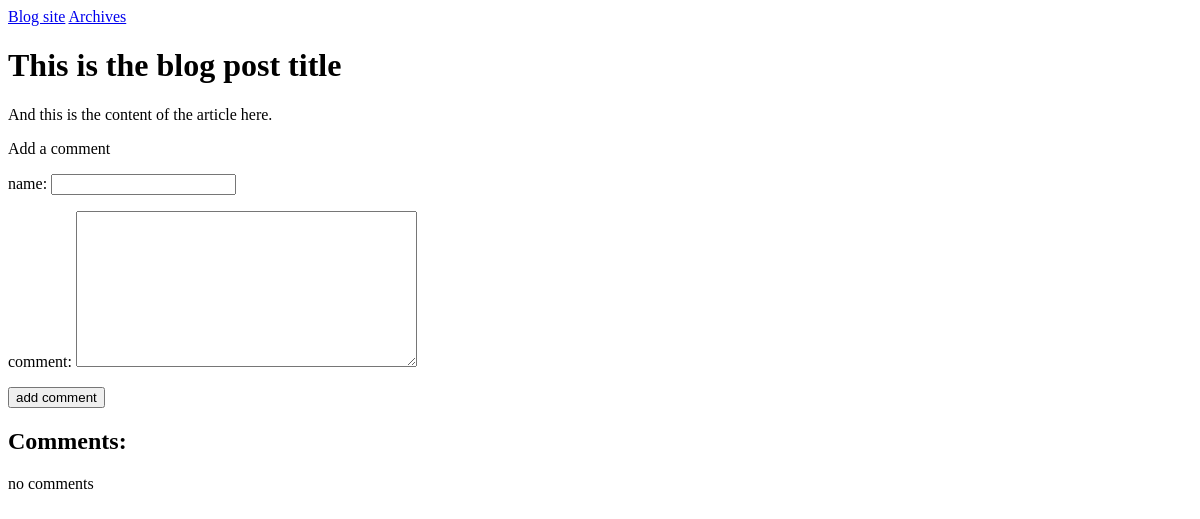
The app's page /archives/1/, older data.
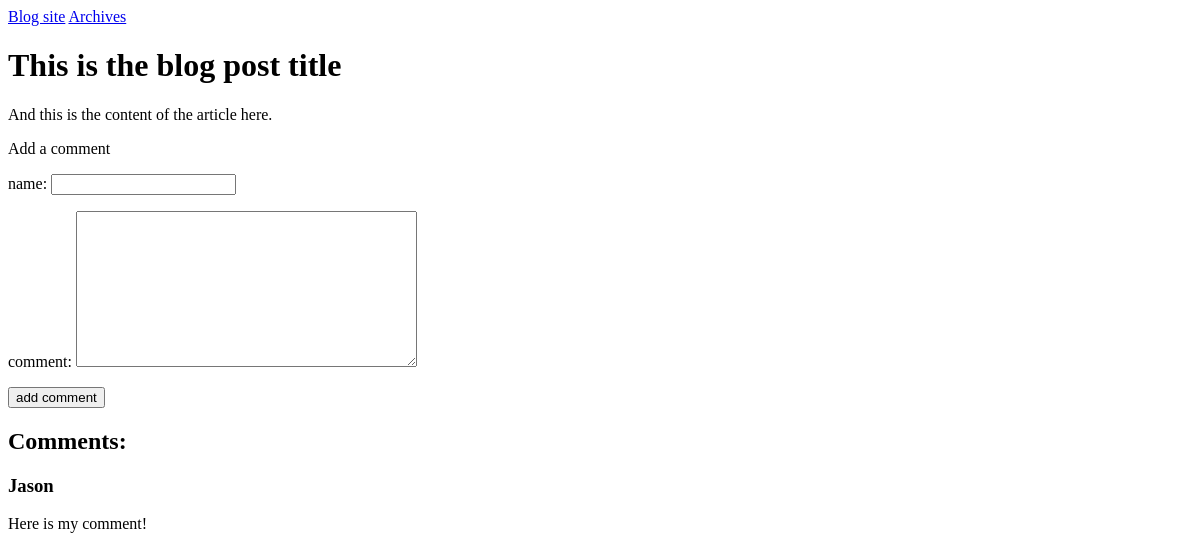
The same page, newer data.
### blogs/models.py (models this page shows, shortened)
class Comments(models.Model):
    posts = models.ForeignKey(Posts, null=True)
    name = models.CharField(max_length=200)
    text = models.TextField()
    date_added = models.DateTimeField(auto_now_add=True)

### blogs/views.py (the view)
# urls.py: url(r'^archives/(?P<article_id>\d+)/$',views.article, name='article'),
def article(request, article_id):
    article = Posts.objects.get(id=article_id)
    comm = article.comments_set.order_by('-date_added')
    if request.method != 'POST':
        form = CommentForm()
    else:
        form = CommentForm(data=request.POST)
        if form.is_valid():
            new_entry = form.save(commit=False)
            new_entry.save()
            return HttpResponseRedirect(reverse('blogs:article', args=[article_id]))
    context = {'article': article,'form':form, 'comm': comm}
    return render(request, 'blogs/article.html', context)

### blogs/forms.py
class CommentForm(forms.ModelForm):
    class Meta:
        model = Comments
        fields = ['name','text']
        labels = {'name':'name:','text': 'comment:'}

### blogs/templates/blogs/article.html (shortened to what this page needs)
{% extends "blogs/base.html" %}
{% block content %}
<h1>{{ article.title }}</h1>
<p>{{ article.text }}</p>
<p>Add a comment</p>
<form action="{% url 'blogs:article' article.id %}" method='post'>
  {{ form.as_p }}
  <button name="submit">add comment</button>
</form>
<h2>Comments:</h2>
{% for comment in comm %}
  <h3>{{ comment.name }}</h3>
  <p>{{ comment.text }}</p>
{% empty %}
  <p>no comments</p>
{% endfor %}
{% endblock content %}

Row changes from the older to the newer data that the page shows:
added Comments: name "Jason", text "Here is my comment!"
Text that changed along with them:
text no longer shown: "no comments"
